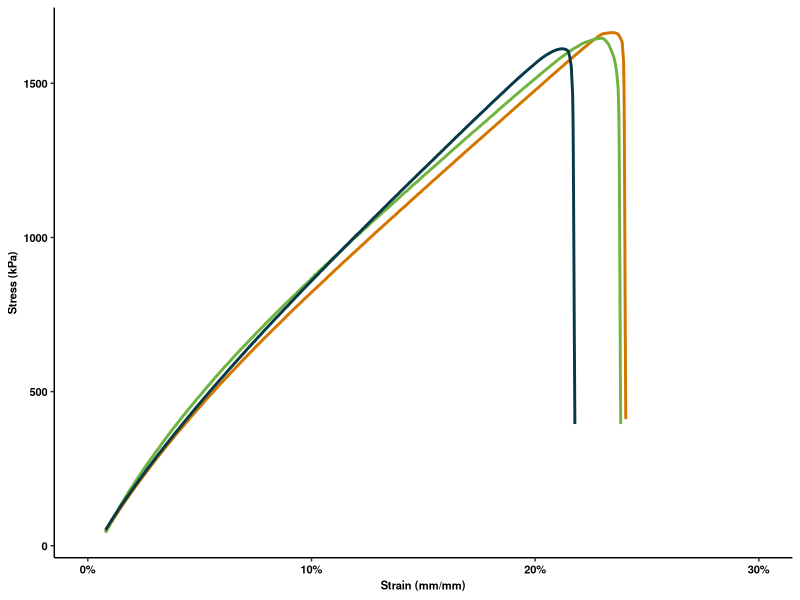
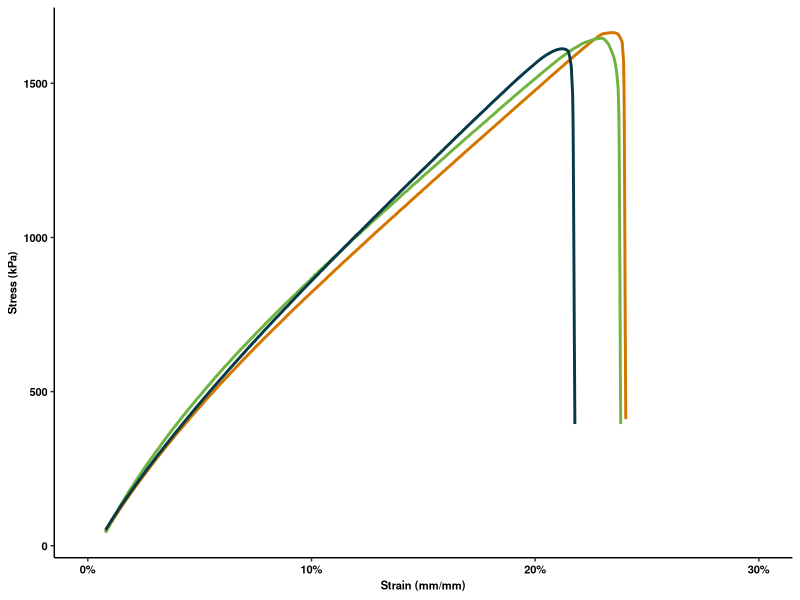

Recreate these plots in R, in order. (Note: this script raises an error after producing the figures.)
library(ggplot2)
library(scales)
library(svglite)
data_1 = read.csv("trial_1.csv")
#Clean up the data, remove unnecessary headers
data_1 = data_1[-(1:650),(1:3)]
colnames(data_1) = c("Time", "Displacement", "Force")
data_1$Time = as.numeric(as.character(data_1$Time))
data_1$Displacement = as.numeric(as.character(data_1$Displacement))
data_1$Force = as.numeric(as.character(data_1$Force))
#Compute Strain (mm/mm)
data_1$Tensile_Strain = data_1$Displacement/14.18
#Compute Stress
data_1$Tensile_Stress = data_1$Force/(1.07*1.58)
data_1$trial = "1"

data_2 = read.csv("trial_2.csv")
data_2 = data_2[-(1:650),(1:3)]
colnames(data_2) = c("Time", "Displacement", "Force")
data_2$Time = as.numeric(as.character(data_2$Time))
data_2$Displacement = as.numeric(as.character(data_2$Displacement))
data_2$Force = as.numeric(as.character(data_2$Force))
data_2$Tensile_Strain = data_2$Displacement/15.31
data_2$Tensile_Stress = data_2$Force/(1.58*1.05)
data_2$trial = "2"

data_3 = read.csv("trial_3.csv")
data_3 = data_3[-(1:650),(1:3)]
colnames(data_3) = c("Time", "Displacement", "Force")
data_3$Time = as.numeric(as.character(data_3$Time))
data_3$Displacement = as.numeric(as.character(data_3$Displacement))
data_3$Force = as.numeric(as.character(data_3$Force))
data_3$Tensile_Strain = data_3$Displacement/14.22
data_3$Tensile_Stress = data_3$Force/(1.57*0.96)
data_3$trial = "3"

data_4 = read.csv("trial_4.csv")
data_4 = data_4[-(1:650),(1:3)]
colnames(data_4) = c("Time", "Displacement", "Force")
data_4$Time = as.numeric(as.character(data_4$Time))
data_4$Displacement = as.numeric(as.character(data_4$Displacement))
data_4$Force = as.numeric(as.character(data_4$Force))
data_4$Tensile_Strain = data_4$Displacement/13.5
data_4$Tensile_Stress = data_4$Force/(1.53*0.98)
data_4$trial = "4"
#Combine trials in one single file
subtotal = rbind(data_2, data_3)
total = rbind(subtotal, data_4)

ggplot(total) +
  geom_path(aes(x = Tensile_Strain, y = Tensile_Stress, color = trial), size = 1) +
  #Use Cornell branding color
  scale_color_manual(name = "Trial",
                     limits = c("2", "3", "4"),
                     values = c("#D47500", "#6EB43F", "#073949")) +
  labs(x = "Strain (mm/mm)", y = "Stress (kPa)") +
  scale_x_continuous(limits = c(0,0.30), n.breaks = 5, labels = scales::percent) +
  theme_classic() +
  theme(
    axis.text.x = element_text(size=8, color = "black", face = "bold"),
    axis.text.y = element_text(size=8, color = "black", face = "bold"),
    axis.title = element_text(size=8, color = "black", face = "bold"),
    legend.title = element_text(size=8, color = "black", face = "bold"),
    legend.text = element_text(size=8, color = "black", face = "bold"),
    legend.position = "none")
ggsave("tension.svg", width = 50, height = 50, units = "mm")
levels(processed$Cycle)
